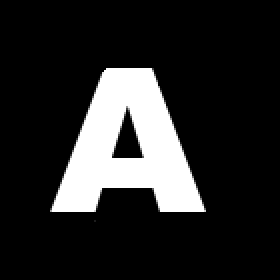
#> input picture assn3/reference/A.png, 140 x 140 px (shown 2 times larger)
$ python -i segment.py   (imports and definitions only)
#> lines starting #> are read from the running program, lines starting #| are printed output that depends on the picture; after the words box and inside, x2 and y2 are one past the last pixel; in counts of white or black regions, pixels touching at a corner belong together
import cv2
import numpy as np

def max_width(ar):
	if len(ar)<=1:
		return 1
	c = 1
	for j in range(1,len(ar)):
		if ar[j]==ar[j-1]+1:
			c+=1
		else:
			if c>20:
				return c
			return max(c,max_width(ar[j:]))
	return c


def tup(a):
	return (a[0],a[1],a[2])


def segment_image(filename):
#> called with filename = '../reference/A.png'
	image = cv2.imread(filename)
#> image is the input picture: shape (140, 140, 3); min 0, max 255, mean 40.5
	image = cv2.cvtColor(image, cv2.COLOR_RGB2HSV)
#> image: shape (140, 140, 3); mean H, S, V 0, 0, 40.5
	dic = {}
	l,w = image.shape[:2]
#> l = 140; w = 140
	for j in range(l):
		for k in range(w):
			i = tup(image[j,k,:])
			if i in dic:
				dic[i]+=1
			else:
				dic[i]=1
#> after the loop, dic = 131 items
	lis = sorted(dic.keys(),key = lambda x:dic[x])
#> lis = 131 items, first 6: (0, 0, 229), (0, 0, 5), (0, 0, 120), (0, 0, 154), (0, 0, 64), (0, 0, 162)
	liss = lis[-8:-1]
#> liss = [(0, 0, 245), (0, 0, 26), (0, 0, 10), (0, 0, 1), (0, 0, 254), (0, 0, 11), (0, 0, 255)]
	lis = []
	for i in liss:
		if dic[i]>900:
			lis.append(i)
#> this loop made 7 passes
#> after the loop, lis = [(0, 0, 255)]
	liss = lis
#> liss = [(0, 0, 255)]
	width = {}
	maxw = {}
	for i in liss:
		width[i]=[1600,0]
		maxw[i]=0
#> this loop made 1 pass
#> after the loop, maxw = {(0, 0, 255): 0}; width = {(0, 0, 255): [1600, 0]}
	l,w = image.shape[:2]

	for k in range(w):
		maxi = 0
		te = {}
		for i in width:
			te[i]=[]
		for j in range(l):
			i = tup(image[j,k,:])
			if i in width:
				width[i]=[min(width[i][0],k),max(width[i][1],k)]
				te[i].append(j)
		for i in width:
			maxw[i]=max(max_width(te[i]+[700]),maxw[i])
#> after the loop, maxw = {(0, 0, 255): 60}; width = {(0, 0, 255): [26, 101]}

	for i in width:
		if (width[i][1]-width[i][0]>200 and maxw[i]<20) or maxw[i]<10:
			liss.remove(i)

	chars = []
	for j,i in enumerate(liss):
		if j==0:
			mask = cv2.inRange(image,np.array(i),np.array(i))
		else:
			mask = cv2.bitwise_or(mask,cv2.inRange(image,np.array(i),np.array(i)))
#> this loop made 1 pass
#> pass 1, in segment_image, `mask = cv2.inRange(image,np.array(i),np.array(i))`:
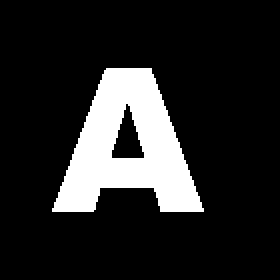
#> mask: shape (140, 140) (shown 2 times larger); 15.2% white; 1 white region, box (x1, y1, x2, y2) and area: (26, 34, 102, 106) 2987
	img= cv2.bitwise_and(image, image, mask= mask)
#> img: shape (140, 140, 3); mean H, S, V 0, 0, 38.9
	img = cv2.split(img)[-1]
	img = cv2.medianBlur(img,7)
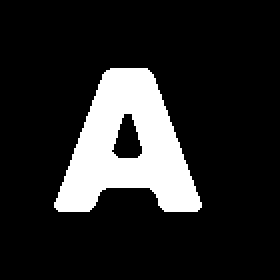
#> img: shape (140, 140) (shown 2 times larger); 15.3% white; 1 white region
	mask = cv2.inRange(img,np.array([255]),np.array([255]))
	img = cv2.bitwise_and(img, img, mask= mask)

	contours,hierarchy = cv2.findContours(img,cv2.RETR_EXTERNAL,cv2.CHAIN_APPROX_SIMPLE)
#> contours = 1 contour; box (x1, y1, x2, y2) and area: (27, 34, 101, 106) 3089
	for i in contours:
		x,y,q,h = cv2.boundingRect(i)
		temp = img[max(y-5,0):min(y+h+5,l),max(x-5,0):min(x+q+5,w)]
		chars.append([x,temp])
#> this loop made 1 pass
#> (x, y, q, h) on pass 1: (27, 34, 74, 72)
#> pass 1, in segment_image, `temp = img[max(y-5,0):min(y+h+5,l),max(x-5,0):min(x+q+5,w)]`:
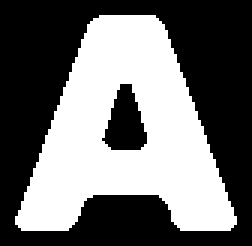
#> temp: shape (82, 84) (shown 3 times larger); 43.5% white; 1 white region, box (x1, y1, x2, y2) and area: (5, 5, 79, 77) 2995
#> after the loop, chars = 1 item
	chars = sorted(chars,key = lambda x:x[0])
	chars = [np.reshape(cv2.resize(i[1],(80,80)),(80,80,1)) for i in chars]

	return chars

>>> result = segment_image('../reference/A.png')
#> result = 1 item
